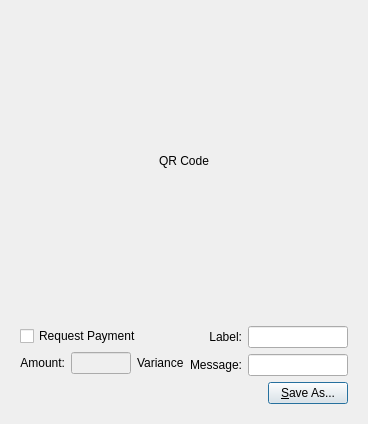
<?xml version="1.0" encoding="UTF-8"?>
<ui version="4.0">
 <class>QRCodeDialog</class>
 <widget class="QDialog" name="QRCodeDialog">
  <property name="geometry">
   <rect>
    <x>0</x>
    <y>0</y>
    <width>320</width>
    <height>404</height>
   </rect>
  </property>
  <property name="windowTitle">
   <string>Dialog</string>
  </property>
  <layout class="QVBoxLayout" name="verticalLayout_3">
   <item>
    <widget class="QLabel" name="lblQRCode">
     <property name="sizePolicy">
      <sizepolicy hsizetype="Expanding" vsizetype="Expanding">
       <horstretch>0</horstretch>
       <verstretch>0</verstretch>
      </sizepolicy>
     </property>
     <property name="minimumSize">
      <size>
       <width>300</width>
       <height>300</height>
      </size>
     </property>
     <property name="text">
      <string>QR Code</string>
     </property>
     <property name="alignment">
      <set>Qt::AlignCenter</set>
     </property>
     <property name="wordWrap">
      <bool>true</bool>
     </property>
    </widget>
   </item>
   <item>
    <widget class="QWidget" name="widget" native="true">
     <layout class="QVBoxLayout" name="verticalLayout_2">
      <item>
       <layout class="QHBoxLayout" name="horizontalLayout_2">
        <item>
         <layout class="QVBoxLayout" name="verticalLayout">
          <item>
           <widget class="QCheckBox" name="chkReqPayment">
            <property name="enabled">
             <bool>true</bool>
            </property>
            <property name="text">
             <string>Request Payment</string>
            </property>
           </widget>
          </item>
          <item>
           <layout class="QHBoxLayout" name="horizontalLayout">
            <item>
             <widget class="QLabel" name="lblAmount">
              <property name="sizePolicy">
               <sizepolicy hsizetype="Preferred" vsizetype="Maximum">
                <horstretch>0</horstretch>
                <verstretch>0</verstretch>
               </sizepolicy>
              </property>
              <property name="text">
               <string>Amount:</string>
              </property>
              <property name="alignment">
               <set>Qt::AlignRight|Qt::AlignTrailing|Qt::AlignVCenter</set>
              </property>
              <property name="buddy">
               <cstring>lnReqAmount</cstring>
              </property>
             </widget>
            </item>
            <item>
             <widget class="QLineEdit" name="lnReqAmount">
              <property name="enabled">
               <bool>false</bool>
              </property>
              <property name="minimumSize">
               <size>
                <width>60</width>
                <height>0</height>
               </size>
              </property>
              <property name="alignment">
               <set>Qt::AlignRight|Qt::AlignTrailing|Qt::AlignVCenter</set>
              </property>
             </widget>
            </item>
            <item>
             <widget class="QLabel" name="lblBTC">
              <property name="sizePolicy">
               <sizepolicy hsizetype="Preferred" vsizetype="Maximum">
                <horstretch>0</horstretch>
                <verstretch>0</verstretch>
               </sizepolicy>
              </property>
              <property name="text">
               <string>Variance</string>
              </property>
              <property name="buddy">
               <cstring>lnReqAmount</cstring>
              </property>
             </widget>
            </item>
           </layout>
          </item>
         </layout>
        </item>
        <item>
         <layout class="QGridLayout" name="gridLayout">
          <item row="0" column="0">
           <widget class="QLabel" name="lblLabel">
            <property name="text">
             <string>Label:</string>
            </property>
            <property name="alignment">
             <set>Qt::AlignRight|Qt::AlignTrailing|Qt::AlignVCenter</set>
            </property>
            <property name="buddy">
             <cstring>lnLabel</cstring>
            </property>
           </widget>
          </item>
          <item row="0" column="1">
           <widget class="QLineEdit" name="lnLabel">
            <property name="minimumSize">
             <size>
              <width>100</width>
              <height>0</height>
             </size>
            </property>
           </widget>
          </item>
          <item row="1" column="0">
           <widget class="QLabel" name="lblMessage">
            <property name="text">
             <string>Message:</string>
            </property>
            <property name="alignment">
             <set>Qt::AlignRight|Qt::AlignTrailing|Qt::AlignVCenter</set>
            </property>
            <property name="buddy">
             <cstring>lnMessage</cstring>
            </property>
           </widget>
          </item>
          <item row="1" column="1">
           <widget class="QLineEdit" name="lnMessage">
            <property name="minimumSize">
             <size>
              <width>100</width>
              <height>0</height>
             </size>
            </property>
           </widget>
          </item>
         </layout>
        </item>
       </layout>
      </item>
      <item>
       <layout class="QHBoxLayout" name="horizontalLayout_3">
        <item>
         <spacer name="horizontalSpacer">
          <property name="orientation">
           <enum>Qt::Horizontal</enum>
          </property>
          <property name="sizeHint" stdset="0">
           <size>
            <width>40</width>
            <height>20</height>
           </size>
          </property>
         </spacer>
        </item>
        <item>
         <widget class="QPushButton" name="btnSaveAs">
          <property name="text">
           <string>&amp;Save As...</string>
          </property>
         </widget>
        </item>
       </layout>
      </item>
     </layout>
    </widget>
   </item>
  </layout>
 </widget>
 <resources/>
 <connections>
  <connection>
   <sender>chkReqPayment</sender>
   <signal>clicked(bool)</signal>
   <receiver>lnReqAmount</receiver>
   <slot>setEnabled(bool)</slot>
   <hints>
    <hint type="sourcelabel">
     <x>92</x>
     <y>285</y>
    </hint>
    <hint type="destinationlabel">
     <x>98</x>
     <y>311</y>
    </hint>
   </hints>
  </connection>
 </connections>
</ui>
